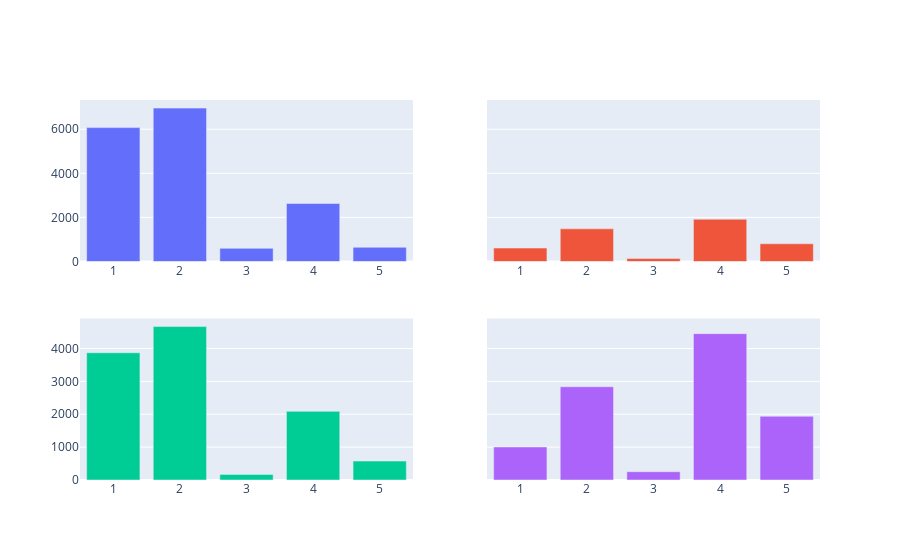

Notebook source saved alongside this figure:
### Code cell
fig = go.Figure()


fig = make_subplots(rows=2, cols=2, shared_yaxes=True)

fig.add_trace(go.Bar(x=data_H1N1_risk.query('h1n1_vaccine == 0')['opinion_h1n1_risk'], y=data_H1N1_risk.query('h1n1_vaccine == 0')['count']),1, 1) 

fig.add_trace(go.Bar(x=data_H1N1_risk.query('h1n1_vaccine == 1')['opinion_h1n1_risk'], y=data_H1N1_risk.query('h1n1_vaccine == 1')['count']),1, 2) 

fig.add_trace(go.Bar(x=data_seas_risk.query('seasonal_vaccine == 0')['opinion_seas_risk'], y=data_seas_risk.query('seasonal_vaccine == 0')['count']),2, 1) 

fig.add_trace(go.Bar(x=data_seas_risk.query('seasonal_vaccine == 1')['opinion_seas_risk'], y=data_seas_risk.query('seasonal_vaccine == 1')['count']),2, 2)



#fig.update_xaxes(title='Concern of H1N1', ticktext=[''])
fig.update_layout(coloraxis=dict(colorscale='Bluered_r'), showlegend=False )
fig.show()

### Figure 1 — Plotly figure (JSON) as saved in the notebook; plotly's stock layout.template omitted (floating-point values rounded to 4 significant figures)
{"data": [{"type": "bar", "x": [1, 2, 3, 4, 5], "xaxis": "x", "y": [6074, 6960, 597, 2631, 644], "yaxis": "y"}, {"type": "bar", "x": [1, 2, 3, 4, 5], "xaxis": "x2", "y": [610, 1481, 133, 1919, 804], "yaxis": "y2"}, {"type": "bar", "x": [1, 2, 3, 4, 5], "xaxis": "x3", "y": [3870, 4667, 171, 2088, 575], "yaxis": "y3"}, {"type": "bar", "x": [1, 2, 3, 4, 5], "xaxis": "x4", "y": [1004, 2836, 252, 4452, 1938], "yaxis": "y4"}], "layout": {"coloraxis": {"colorscale": [[0, "rgb(255,0,0)"], [1, "rgb(0,0,255)"]]}, "showlegend": false, "xaxis": {"anchor": "y", "domain": [0, 0.45]}, "xaxis2": {"anchor": "y2", "domain": [0.55, 1]}, "xaxis3": {"anchor": "y3", "domain": [0, 0.45]}, "xaxis4": {"anchor": "y4", "domain": [0.55, 1]}, "yaxis": {"anchor": "x", "domain": [0.575, 1]}, "yaxis2": {"anchor": "x2", "domain": [0.575, 1], "matches": "y", "showticklabels": false}, "yaxis3": {"anchor": "x3", "domain": [0, 0.425]}, "yaxis4": {"anchor": "x4", "domain": [0, 0.425], "matches": "y3", "showticklabels": false}}}
